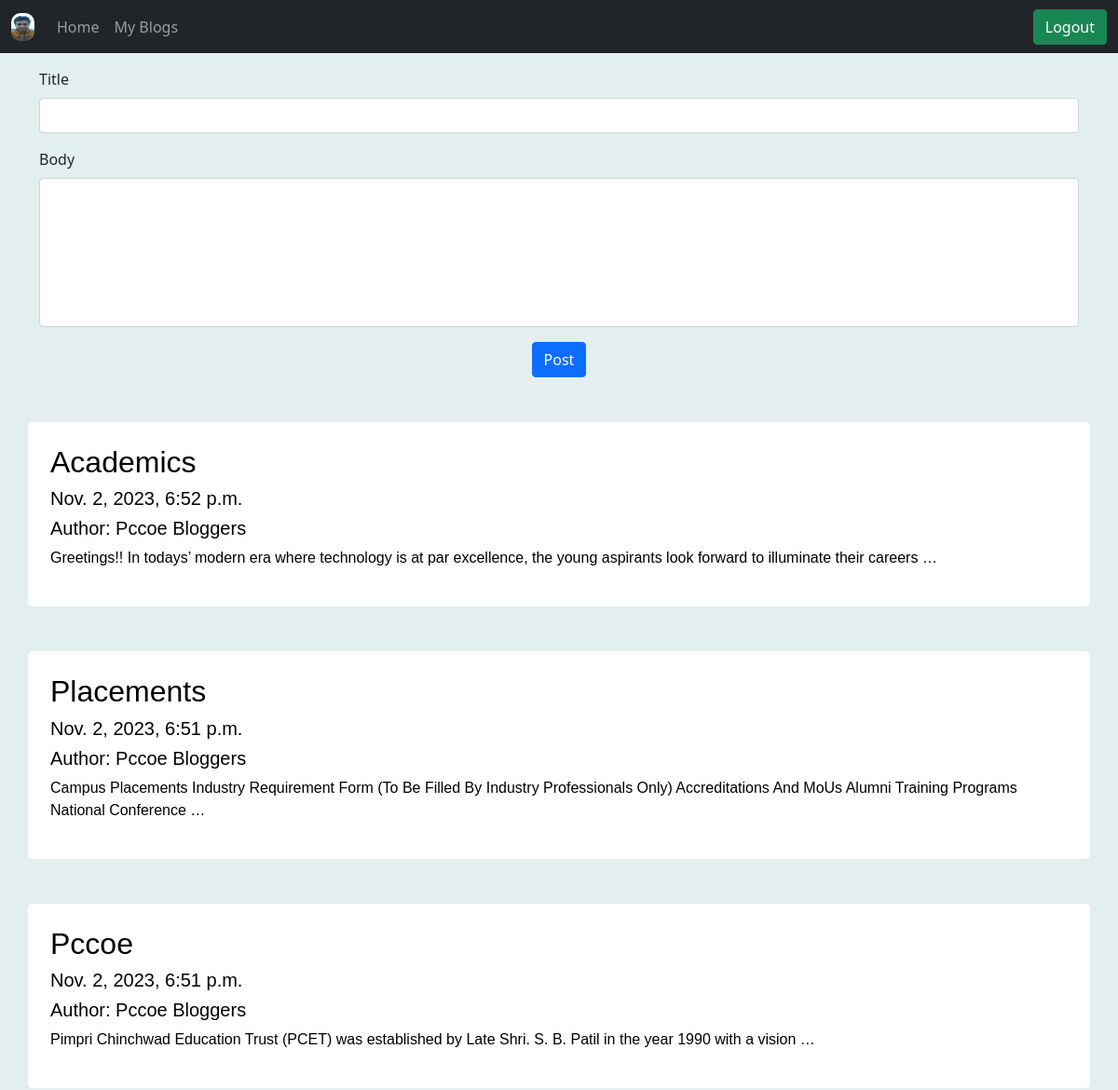
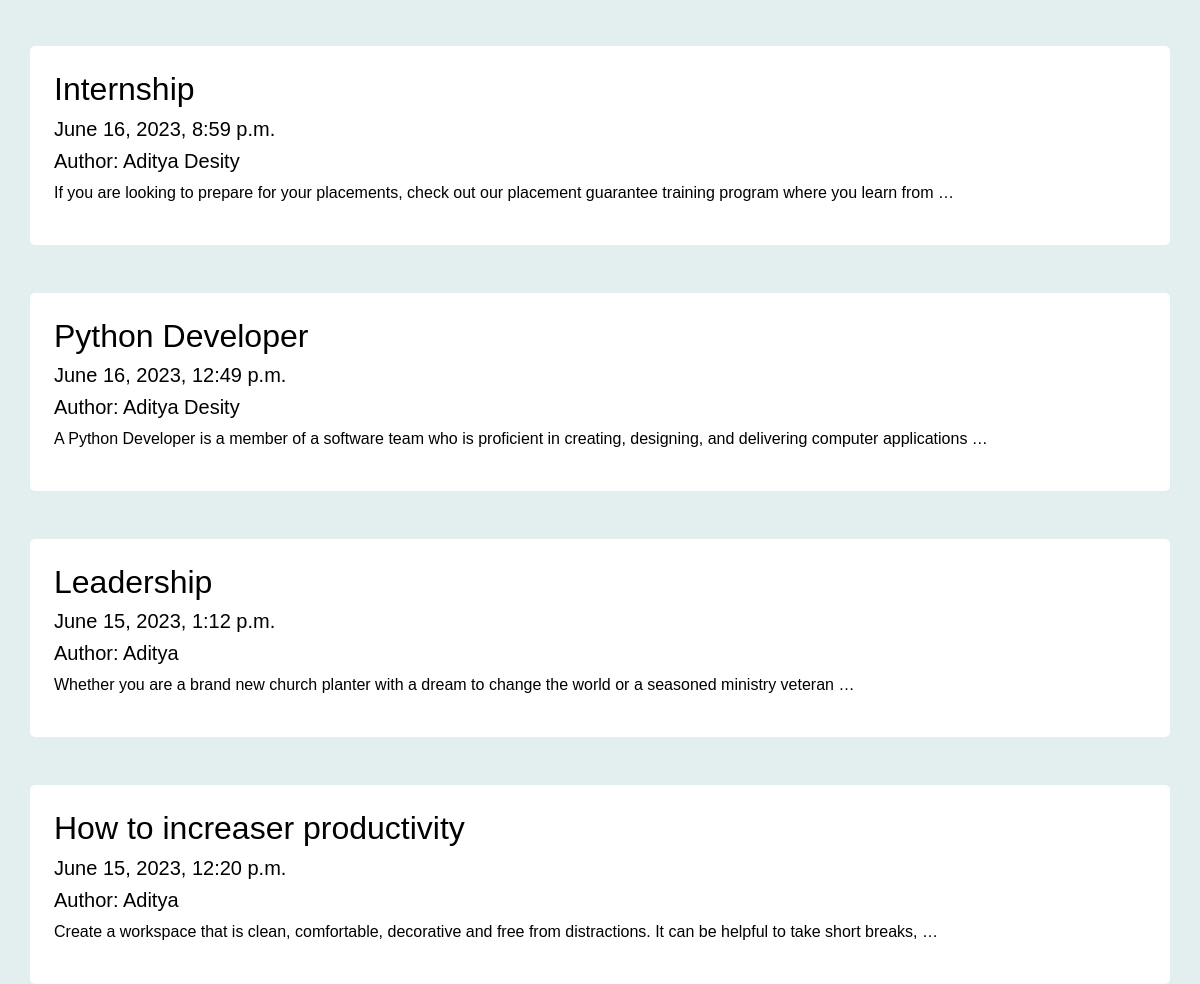
The app's page / (signed in) with its own data (2 pictures, top to bottom).
### blog/models.py (models this page shows, shortened)
class Author(models.Model):
    user = models.OneToOneField(User,on_delete=models.CASCADE,null=True)
    name = models.CharField(max_length=100)
    image = models.ImageField(upload_to='authors', null=True)

class Post(models.Model):
    author = models.ForeignKey(Author,on_delete=models.CASCADE,null=True)
    title = models.CharField(max_length=100)
    body = models.CharField(max_length=1000)
    created_at = models.DateTimeField(default=dt.now, blank=True)

### blog/views.py (the view)
# urls.py: 2. Add a URL to urlpatterns:  path('', views.home, name='home')
def home(request):
    posts = Post.objects.all()
    print(posts)
    if request.user.is_authenticated:
        author = Author.objects.filter(user=request.user)
        return render(request,'home.html',{'posts':posts, 'author':author[0]})
    return render(request,'home.html',{'posts':posts, 'author':None})

### templates/home.html (shortened to what this page needs)
{% extends 'base.html' %}
{% block content %}
{% for post  in posts reversed %}
<div class="container mt-5 p-4 " style='border-radius: 5px;font-family: Arial;background-color:white;'>
    <a style="text-decoration: none; color: black;" href="/posts/{{post.id}}">
      <h2>{{post.title}}</h2>
      <h5>{{post.created_at}}</h5>
      <h5>Author: {{post.author.name}}</h5>
      <p>{{post.body|truncatewords:20}}</p>
    </a>
  </div>
{% endfor %}
{% endblock content %}

### templates/base.html (shortened to what this page needs)
{% load static %}
<!DOCTYPE html>
<html lang="en">
<head>
    <link href="https://cdn.jsdelivr.net/npm/bootstrap@5.0.2/dist/css/bootstrap.min.css" rel="stylesheet">
</head>
<body>
    <nav class="navbar navbar-expand-lg navbar-dark bg-dark">
        <div class="container-fluid">
          {% if request.user.is_authenticated %}
              <a class="navbar-brand" href="author/{{author.id}}">
                <img src="{{author.image.url}}" alt="" width="25" height="30" class="d-inline-block align-text-top" style="border-radius: 10px;">
              </a>
          {% else %}
              <a class="navbar-brand" href="/">Bloggers.com</a>
          {% endif %}
          <div class="collapse navbar-collapse" id="navbarSupportedContent">
            <ul class="navbar-nav me-auto mb-2 mb-lg-0">
              <li class="nav-item">
                <a class="nav-link" aria-current="page" href={% url "home" %}>Home</a>
              </li>
              <li class="nav-item">
                {% if request.user.is_authenticated %}
                <a class="nav-link" href={% url 'my_blogs' %}>My Blogs</a>
                {% else %}
                <a class="nav-link" href={% url 'login_page' %}>Write a Blog</a>
                {% endif %}
              </li>
            </ul>
            <button class="btn btn-success" type="submit">
                {% if request.user.is_authenticated %}
                <a href={% url 'logout_page'%} style="text-decoration:none;color:white;">Logout</a>
                {% else %}
                <a href={% url 'login_page'%} style="text-decoration:none;color:white;">Login</a>
                {% endif %}
              </button>
          </div>
        </div>
      </nav>
  {%block add%}
  {% if request.user.is_authenticated %}
  <div class="container mt-3">
    <form action={% url 'add-blog' %} method="post">
      <div class="mb-3">
        <label for="exampleInputEmail1" class="form-label">Title</label>
        <input type="text" class="form-control" id="exampleInputEmail1" aria-describedby="emailHelp" name="title" required>
      </div>
      <div class="mb-3">
        <label for="exampleInputEmail1" class="form-label">Body</label><br>
        <input type="text" class="form-control" id="exampleInputEmail1" aria-describedby="emailHelp" name="body" style="height: 20vh;" required>
      </div>
    <center><button type="submit" class="btn btn-primary" >Post</button>  </center>
    </form>
  </div>
  {% endif %}
  {% endblock %}
  {% block content %}
  {% endblock content %}
</body>
</html>

### templates/base.html (style rules this page uses)
body { background-color:rgb(227, 239, 239); margin: 0px; padding: 0px; }

### records on screen
Author: image (picture)
Post: title "Academics", created_at "Nov. 2, 2023, 6:52 p.m.", author.name "Pccoe Bloggers", body "Greetings!! In todays’ modern era where technology is at par excellence, the young aspirants look forward to illuminate their careers …"
Post: title "Placements", created_at "Nov. 2, 2023, 6:51 p.m.", author.name "Pccoe Bloggers", body "Campus Placements Industry Requirement Form (To Be Filled By Industry Professionals Only) Accreditations And MoUs Alumni Training Programs National Conference …"
Post: title "Pccoe", created_at "Nov. 2, 2023, 6:51 p.m.", author.name "Pccoe Bloggers", body "Pimpri Chinchwad Education Trust (PCET) was established by Late Shri. S. B. Patil in the year 1990 with a vision …"
Post: title "Internship", created_at "June 16, 2023, 8:59 p.m.", author.name "Aditya Desity", body "If you are looking to prepare for your placements, check out our placement guarantee training program where you learn from …"
Post: title "Python Developer", created_at "June 16, 2023, 12:49 p.m.", author.name "Aditya Desity", body "A Python Developer is a member of a software team who is proficient in creating, designing, and delivering computer applications …"
Post: title "Leadership", created_at "June 15, 2023, 1:12 p.m.", author.name "Aditya", body "Whether you are a brand new church planter with a dream to change the world or a seasoned ministry veteran …"
Post: title "How to increaser productivity", created_at "June 15, 2023, 12:20 p.m.", author.name "Aditya", body "Create a workspace that is clean, comfortable, decorative and free from distractions. It can be helpful to take short breaks, …"
